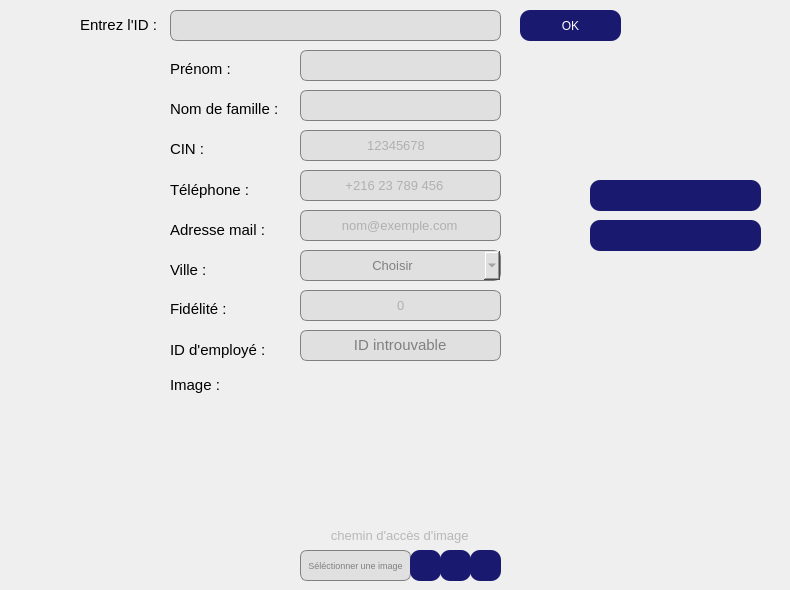
   <widget class="QWidget" name="tab">
    <attribute name="title">
     <string>MODIFIER</string>
    </attribute>
    <widget class="QLineEdit" name="lineEdit_id_a_mod">
     <property name="geometry">
      <rect>
       <x>170</x>
       <y>10</y>
       <width>331</width>
       <height>31</height>
      </rect>
     </property>
     <property name="styleSheet">
      <string notr="true">QLineEdit {
	font: 10pt ;
    background-color: #e0e0e0; /* Couleur de fond par défaut */
    color: #808080; /* Couleur du texte par défaut (gris clair) */
    border: 1px solid #808080; /* Bordure grise par défaut */
    border-radius: 7px; /* Arrondir les coins par défaut */
   /* padding-left: 40px; /* Ajoute un espace à gauche */
    padding-right: 40px; /* Ajoute un espace à droite */

}

QLineEdit:focus {
    background-color: #fafad2; /* Nouvelle couleur de fond lorsque le lineEdit est en focus */
    color: #000000; /* Nouvelle couleur du texte lorsque le lineEdit est en focus (noir) */
    border-color: #D3D3D3; /* Nouvelle couleur de la bordure lorsque le lineEdit est en focus */
}
</string>
     </property>
    </widget>
    <widget class="QPushButton" name="pushButton_ok_modif">
     <property name="geometry">
      <rect>
       <x>520</x>
       <y>10</y>
       <width>101</width>
       <height>31</height>
      </rect>
     </property>
     <property name="styleSheet">
      <string notr="true">QPushButton {
	
	font: 12pt &quot;Century Gothic&quot;;
    background-color: #191970; /* Couleur de fond */
    color: #fff; /* Couleur du texte */
    border: none; /* Pas de bordure */
    border-radius: 10px; /* Arrondir les coins */
}

/* Style lorsque la souris survole le bouton */
QPushButton:hover {
	color: rgb(255, 255, 255);

background:#DAA520;
border: none;
}

/* Style lorsque le bouton est enfoncé */
QPushButton:pressed {
    background-color: #b8860b; /* Couleur de fond en cas d'appui */
    border: 1px solid #446cff; /* Bordure en cas d'appui */
}

/* Style lorsque le bouton est enfoncé et coché (utilisé pour les boutons à bascule) */
QPushButton:checked {
    background-color: #3761ff; /* Couleur de fond en cas de bouton coché */
    border: 1px solid #3761ff; /* Bordure en cas de bouton coché */
}




</string>
     </property>
     <property name="text">
      <string>OK</string>
     </property>
    </widget>
    <widget class="QLabel" name="label_41">
     <property name="geometry">
      <rect>
       <x>80</x>
       <y>10</y>
       <width>81</width>
       <height>31</height>
      </rect>
     </property>
     <property name="text">
      <string>&lt;html&gt;&lt;head/&gt;&lt;body&gt;&lt;p&gt;&lt;span style=&quot; font-size:11pt;&quot;&gt;Entrez l'ID : &lt;/span&gt;&lt;/p&gt;&lt;/body&gt;&lt;/html&gt;</string>
     </property>
    </widget>
    <widget class="QPushButton" name="pushButton_modifierAdherent">
     <property name="geometry">
      <rect>
       <x>590</x>
       <y>180</y>
       <width>171</width>
       <height>31</height>
      </rect>
     </property>
     <property name="styleSheet">
      <string notr="true">QPushButton {
	image: url(:/images/img/1708110620525.png);
	font: 12pt &quot;Century Gothic&quot;;
    background-color: #191970; /* Couleur de fond */
    color: #fff; /* Couleur du texte */
    border: none; /* Pas de bordure */
    border-radius: 10px; /* Arrondir les coins */
}

/* Style lorsque la souris survole le bouton */
QPushButton:hover {
	color: rgb(255, 255, 255);

background:#DAA520;
border: none;
}

/* Style lorsque le bouton est enfoncé */
QPushButton:pressed {
    background-color: #b8860b; /* Couleur de fond en cas d'appui */
    border: 1px solid #446cff; /* Bordure en cas d'appui */
}

/* Style lorsque le bouton est enfoncé et coché (utilisé pour les boutons à bascule) */
QPushButton:checked {
    background-color: #3761ff; /* Couleur de fond en cas de bouton coché */
    border: 1px solid #3761ff; /* Bordure en cas de bouton coché */
}




</string>
     </property>
     <property name="text">
      <string/>
     </property>
    </widget>
    <widget class="QPushButton" name="pushButton_ajouterImage_modif">
     <property name="geometry">
      <rect>
       <x>300</x>
       <y>550</y>
       <width>111</width>
       <height>31</height>
      </rect>
     </property>
     <property name="styleSheet">
      <string notr="true">
QPushButton {
	font: 7pt ;
    background-color: #e0e0e0; /* Couleur de fond par défaut */
    color: #808080; /* Couleur du texte par défaut (gris clair) */
    border: 1px solid #808080; /* Bordure grise par défaut */
    border-radius: 7px; /* Arrondir les coins par défaut */
}

/* Style lorsque la souris survole le bouton */
QPushButton:hover {
    background-color: #fafad2; /* Nouvelle couleur de fond lorsque le lineEdit est en focus */
    color: #000000; /* Nouvelle couleur du texte lorsque le lineEdit est en focus (noir) */
    border-color: #D3D3D3; /* Nouvelle couleur de la bordure lorsque le lineEdit est en focus */
}

/* Style lorsque le bouton est enfoncé */
QPushButton:pressed {
    background-color: #b8860b; /* Couleur de fond en cas d'appui */
    border: 1px solid #446cff; /* Bordure en cas d'appui */
}

/* Style lorsque le bouton est enfoncé et coché (utilisé pour les boutons à bascule) */
QPushButton:checked {
    background-color: #3761ff; /* Couleur de fond en cas de bouton coché */
    border: 1px solid #3761ff; /* Bordure en cas de bouton coché */
}




</string>
     </property>
     <property name="text">
      <string>Séléctionner une image</string>
     </property>
    </widget>
    <widget class="QLineEdit" name="lineEdit_prenom_modiff">
     <property name="geometry">
      <rect>
       <x>300</x>
       <y>50</y>
       <width>201</width>
       <height>31</height>
      </rect>
     </property>
     <property name="styleSheet">
      <string notr="true">QLineEdit {
	font: 10pt ;
    background-color: #e0e0e0; /* Couleur de fond par défaut */
    color: #808080; /* Couleur du texte par défaut (gris clair) */
    border: 1px solid #808080; /* Bordure grise par défaut */
    border-radius: 7px; /* Arrondir les coins par défaut */
    padding-left: 10px; /* Ajoute un espace à gauche */

}

QLineEdit:focus {
    background-color: #fafad2; /* Nouvelle couleur de fond lorsque le lineEdit est en focus */
    color: #000000; /* Nouvelle couleur du texte lorsque le lineEdit est en focus (noir) */
    border-color: #D3D3D3; /* Nouvelle couleur de la bordure lorsque le lineEdit est en focus */
}
</string>
     </property>
    </widget>
    <widget class="QComboBox" name="comboBox_ville_modif">
     <property name="geometry">
      <rect>
       <x>300</x>
       <y>250</y>
       <width>201</width>
       <height>31</height>
      </rect>
     </property>
     <property name="styleSheet">
      <string notr="true">QComboBox {
	font: 10pt ;
    background-color: #e0e0e0; /* Couleur de fond par défaut */
    color: #808080; /* Couleur du texte par défaut (gris clair) */
    border: 1px solid #808080; /* Bordure grise par défaut */
    border-radius: 7px; /* Arrondir les coins par défaut */
    padding-left: 10px; /* Ajoute un espace à gauche */

}

QComboBox:focus {
    background-color: #fafad2; /* Nouvelle couleur de fond lorsque le lineEdit est en focus */
    color: #000000; /* Nouvelle couleur du texte lorsque le lineEdit est en focus (noir) */
    border-color: #D3D3D3; /* Nouvelle couleur de la bordure lorsque le lineEdit est en focus */
}

</string>
     </property>
     <property name="currentText">
      <string>                 Choisir</string>
     </property>
     <property name="frame">
      <bool>true</bool>
     </property>
     <item>
      <property name="text">
       <string>                 Choisir</string>
      </property>
     </item>
     <item>
      <property name="text">
       <string>Ariana</string>
      </property>
     </item>
     <item>
      <property name="text">
       <string>Manouba</string>
      </property>
     </item>
     <item>
      <property name="text">
       <string>Tunis</string>
      </property>
     </item>
     <item>
      <property name="text">
       <string>Ben Arous</string>
      </property>
     </item>
     <item>
      <property name="text">
       <string>Kairouane</string>
      </property>
     </item>
     <item>
      <property name="text">
       <string>kasserine</string>
      </property>
     </item>
     <item>
      <property name="text">
       <string>Seliana</string>
      </property>
     </item>
     <item>
      <property name="text">
       <string>Beja</string>
      </property>
     </item>
     <item>
      <property name="text">
       <string>Jendouba</string>
      </property>
     </item>
     <item>
      <property name="text">
       <string>Tataouine</string>
      </property>
     </item>
     <item>
      <property name="text">
       <string>Sfax</string>
      </property>
     </item>
     <item>
      <property name="text">
       <string>Monastir</string>
      </property>
     </item>
     <item>
      <property name="text">
       <string>Sousse</string>
      </property>
     </item>
     <item>
      <property name="text">
       <string>Nabeul</string>
      </property>
     </item>
     <item>
      <property name="text">
       <string>Gabes</string>
      </property>
     </item>
     <item>
      <property name="text">
       <string>Kebili</string>
      </property>
     </item>
     <item>
      <property name="text">
       <string>Tozeur</string>
      </property>
     </item>
     <item>
      <property name="text">
       <string>Mednine</string>
      </property>
     </item>
     <item>
      <property name="text">
       <string>Gafsa</string>
      </property>
     </item>
     <item>
      <property name="text">
       <string>Bizerte</string>
      </property>
     </item>
     <item>
      <property name="text">
       <string>Kef</string>
      </property>
     </item>
     <item>
      <property name="text">
       <string>Sidi Bouzid</string>
      </property>
     </item>
     <item>
      <property name="text">
       <string>Mahdia</string>
      </property>
     </item>
     <item>
      <property name="text">
       <string>Zaghouan</string>
      </property>
     </item>
    </widget>
    <widget class="QLineEdit" name="lineEdit_nom_modif">
     <property name="geometry">
      <rect>
       <x>300</x>
       <y>90</y>
       <width>201</width>
       <height>31</height>
      </rect>
     </property>
     <property name="styleSheet">
      <string notr="true">QLineEdit {
	font: 10pt ;
    background-color: #e0e0e0; /* Couleur de fond par défaut */
    color: #808080; /* Couleur du texte par défaut (gris clair) */
    border: 1px solid #808080; /* Bordure grise par défaut */
    border-radius: 7px; /* Arrondir les coins par défaut */
    padding-left: 10px; /* Ajoute un espace à gauche */

}

QLineEdit:focus {
    background-color: #fafad2; /* Nouvelle couleur de fond lorsque le lineEdit est en focus */
    color: #000000; /* Nouvelle couleur du texte lorsque le lineEdit est en focus (noir) */
    border-color: #D3D3D3; /* Nouvelle couleur de la bordure lorsque le lineEdit est en focus */
}
</string>
     </property>
    </widget>
    <widget class="QLabel" name="label_30">
     <property name="geometry">
      <rect>
       <x>170</x>
       <y>100</y>
       <width>131</width>
       <height>16</height>
      </rect>
     </property>
     <property name="text">
      <string>&lt;html&gt;&lt;head/&gt;&lt;body&gt;&lt;p&gt;&lt;span style=&quot; font-size:11pt;&quot;&gt;Nom de famille : &lt;/span&gt;&lt;/p&gt;&lt;/body&gt;&lt;/html&gt;</string>
     </property>
    </widget>
    <widget class="QLabel" name="label_24">
     <property name="geometry">
      <rect>
       <x>170</x>
       <y>180</y>
       <width>81</width>
       <height>21</height>
      </rect>
     </property>
     <property name="text">
      <string>&lt;html&gt;&lt;head/&gt;&lt;body&gt;&lt;p&gt;&lt;span style=&quot; font-size:11pt;&quot;&gt;Téléphone : &lt;/span&gt;&lt;/p&gt;&lt;/body&gt;&lt;/html&gt;</string>
     </property>
    </widget>
    <widget class="QLineEdit" name="lineEdit_num_tel_modif">
     <property name="geometry">
      <rect>
       <x>300</x>
       <y>170</y>
       <width>201</width>
       <height>31</height>
      </rect>
     </property>
     <property name="styleSheet">
      <string notr="true">QLineEdit {
	font: 10pt ;
    background-color: #e0e0e0; /* Couleur de fond par défaut */
    color: #808080; /* Couleur du texte par défaut (gris clair) */
    border: 1px solid #808080; /* Bordure grise par défaut */
    border-radius: 7px; /* Arrondir les coins par défaut */
    padding-left: 10px; /* Ajoute un espace à gauche */

}

QLineEdit:focus {
    background-color: #fafad2; /* Nouvelle couleur de fond lorsque le lineEdit est en focus */
    color: #000000; /* Nouvelle couleur du texte lorsque le lineEdit est en focus (noir) */
    border-color: #D3D3D3; /* Nouvelle couleur de la bordure lorsque le lineEdit est en focus */
}
</string>
     </property>
     <property name="placeholderText">
      <string>         +216 23 789 456</string>
     </property>
    </widget>
    <widget class="QLineEdit" name="lineEdit_cin_modif">
     <property name="geometry">
      <rect>
       <x>300</x>
       <y>130</y>
       <width>201</width>
       <height>31</height>
      </rect>
     </property>
     <property name="styleSheet">
      <string notr="true">QLineEdit {
	font: 10pt ;
    background-color: #e0e0e0; /* Couleur de fond par défaut */
    color: #808080; /* Couleur du texte par défaut (gris clair) */
    border: 1px solid #808080; /* Bordure grise par défaut */
    border-radius: 7px; /* Arrondir les coins par défaut */
    padding-left: 10px; /* Ajoute un espace à gauche */

}

QLineEdit:focus {
    background-color: #fafad2; /* Nouvelle couleur de fond lorsque le lineEdit est en focus */
    color: #000000; /* Nouvelle couleur du texte lorsque le lineEdit est en focus (noir) */
    border-color: #D3D3D3; /* Nouvelle couleur de la bordure lorsque le lineEdit est en focus */
}
</string>
     </property>
     <property name="maxLength">
      <number>8</number>
     </property>
     <property name="placeholderText">
      <string>               12345678</string>
     </property>
    </widget>
    <widget class="QLabel" name="label_35">
     <property name="geometry">
      <rect>
       <x>170</x>
       <y>140</y>
       <width>81</width>
       <height>16</height>
      </rect>
     </property>
     <property name="text">
      <string>&lt;html&gt;&lt;head/&gt;&lt;body&gt;&lt;p&gt;&lt;span style=&quot; font-size:11pt;&quot;&gt;CIN : &lt;/span&gt;&lt;/p&gt;&lt;/body&gt;&lt;/html&gt;</string>
     </property>
    </widget>
    <widget class="QLabel" name="label_36">
     <property name="geometry">
      <rect>
       <x>170</x>
       <y>220</y>
       <width>101</width>
       <height>21</height>
      </rect>
     </property>
     <property name="styleSheet">
      <string notr="true"/>
     </property>
     <property name="text">
      <string>&lt;html&gt;&lt;head/&gt;&lt;body&gt;&lt;p&gt;&lt;span style=&quot; font-size:11pt;&quot;&gt;Adresse mail :&lt;/span&gt;&lt;/p&gt;&lt;/body&gt;&lt;/html&gt;</string>
     </property>
    </widget>
    <widget class="QLabel" name="label_39">
     <property name="geometry">
      <rect>
       <x>170</x>
       <y>300</y>
       <width>81</width>
       <height>16</height>
      </rect>
     </property>
     <property name="text">
      <string>&lt;html&gt;&lt;head/&gt;&lt;body&gt;&lt;p&gt;&lt;span style=&quot; font-size:11pt;&quot;&gt;Fidélité : &lt;/span&gt;&lt;/p&gt;&lt;/body&gt;&lt;/html&gt;</string>
     </property>
    </widget>
    <widget class="QLabel" name="label_40">
     <property name="geometry">
      <rect>
       <x>170</x>
       <y>260</y>
       <width>81</width>
       <height>21</height>
      </rect>
     </property>
     <property name="text">
      <string>&lt;html&gt;&lt;head/&gt;&lt;body&gt;&lt;p&gt;&lt;span style=&quot; font-size:11pt;&quot;&gt;Ville : &lt;/span&gt;&lt;/p&gt;&lt;/body&gt;&lt;/html&gt;</string>
     </property>
    </widget>
    <widget class="QLineEdit" name="lineEdit_fidelite_modif">
     <property name="geometry">
      <rect>
       <x>300</x>
       <y>290</y>
       <width>201</width>
       <height>31</height>
      </rect>
     </property>
     <property name="styleSheet">
      <string notr="true">QLineEdit {
	font: 10pt ;
    background-color: #e0e0e0; /* Couleur de fond par défaut */
    color: #808080; /* Couleur du texte par défaut (gris clair) */
    border: 1px solid #808080; /* Bordure grise par défaut */
    border-radius: 7px; /* Arrondir les coins par défaut */
    padding-left: 94px; /* Ajoute un espace à gauche */
    padding-right: 60px; /* Ajoute un espace à droite */

}

QLineEdit:focus {
    background-color: #fafad2; /* Nouvelle couleur de fond lorsque le lineEdit est en focus */
    color: #000000; /* Nouvelle couleur du texte lorsque le lineEdit est en focus (noir) */
    border-color: #D3D3D3; /* Nouvelle couleur de la bordure lorsque le lineEdit est en focus */
}
</string>
     </property>
     <property name="placeholderText">
      <string>0</string>
     </property>
    </widget>
    <widget class="QLineEdit" name="lineEdit_email_modif">
     <property name="geometry">
      <rect>
       <x>300</x>
       <y>210</y>
       <width>201</width>
       <height>31</height>
      </rect>
     </property>
     <property name="styleSheet">
      <string notr="true">QLineEdit {
	font: 10pt ;
    background-color: #e0e0e0; /* Couleur de fond par défaut */
    color: #808080; /* Couleur du texte par défaut (gris clair) */
    border: 1px solid #808080; /* Bordure grise par défaut */
    border-radius: 7px; /* Arrondir les coins par défaut */
    padding-left: 10px; /* Ajoute un espace à gauche */

}

QLineEdit:focus {
    background-color: #fafad2; /* Nouvelle couleur de fond lorsque le lineEdit est en focus */
    color: #000000; /* Nouvelle couleur du texte lorsque le lineEdit est en focus (noir) */
    border-color: #D3D3D3; /* Nouvelle couleur de la bordure lorsque le lineEdit est en focus */
}
</string>
     </property>
     <property name="placeholderText">
      <string>        nom@exemple.com</string>
     </property>
    </widget>
    <widget class="QLabel" name="label_42">
     <property name="geometry">
      <rect>
       <x>170</x>
       <y>370</y>
       <width>81</width>
       <height>31</height>
      </rect>
     </property>
     <property name="text">
      <string>&lt;html&gt;&lt;head/&gt;&lt;body&gt;&lt;p&gt;&lt;span style=&quot; font-size:11pt;&quot;&gt;Image : &lt;/span&gt;&lt;/p&gt;&lt;/body&gt;&lt;/html&gt;</string>
     </property>
    </widget>
    <widget class="QLineEdit" name="lineEdit_cheminImage_modif">
     <property name="geometry">
      <rect>
       <x>300</x>
       <y>520</y>
       <width>341</width>
       <height>31</height>
      </rect>
     </property>
     <property name="styleSheet">
      <string notr="true">QLineEdit {
	font: 10pt ;
    /*background-color: #e0e0e0; *//* Couleur de fond par défaut */
    background-color: transparent; /* Couleur de fond par défaut */
    color: #808080; /* Couleur du texte par défaut (gris clair) */
    /*border: 1px solid #808080;*/ /* Bordure grise par défaut */
    border: none; /* Bordure grise par défaut */
}


QLineEdit:focus {
    background-color: #fafad2; /* Nouvelle couleur de fond lorsque le lineEdit est en focus */
    color: #000000; /* Nouvelle couleur du texte lorsque le lineEdit est en focus (noir) */
    border-color: #D3D3D3; /* Nouvelle couleur de la bordure lorsque le lineEdit est en focus */
}
</string>
     </property>
     <property name="placeholderText">
      <string>        chemin d'accès d'image</string>
     </property>
    </widget>
    <widget class="QLabel" name="label_44">
     <property name="geometry">
      <rect>
       <x>170</x>
       <y>60</y>
       <width>81</width>
       <height>16</height>
      </rect>
     </property>
     <property name="text">
      <string>&lt;html&gt;&lt;head/&gt;&lt;body&gt;&lt;p&gt;&lt;span style=&quot; font-size:11pt;&quot;&gt;Prénom : &lt;/span&gt;&lt;/p&gt;&lt;/body&gt;&lt;/html&gt;</string>
     </property>
    </widget>
    <widget class="QLabel" name="imageLabel_modif">
     <property name="geometry">
      <rect>
       <x>300</x>
       <y>370</y>
       <width>201</width>
       <height>151</height>
      </rect>
     </property>
     <property name="styleSheet">
      <string notr="true"/>
     </property>
     <property name="text">
      <string/>
     </property>
    </widget>
    <widget class="QLabel" name="imageLabel_modif_2">
     <property name="geometry">
      <rect>
       <x>300</x>
       <y>370</y>
       <width>201</width>
       <height>151</height>
      </rect>
     </property>
     <property name="cursor">
      <cursorShape>ForbiddenCursor</cursorShape>
     </property>
     <property name="styleSheet">
      <string notr="true"/>
     </property>
     <property name="text">
      <string/>
     </property>
     <property name="pixmap">
      <pixmap resource="profil_image.qrc">:/image_profil/img/image_unknown.jpg</pixmap>
     </property>
     <property name="scaledContents">
      <bool>true</bool>
     </property>
    </widget>
    <widget class="QPushButton" name="pushButton_refresh_modification">
     <property name="geometry">
      <rect>
       <x>590</x>
       <y>220</y>
       <width>171</width>
       <height>31</height>
      </rect>
     </property>
     <property name="styleSheet">
      <string notr="true">QPushButton {
	font: 12pt &quot;Century Gothic&quot;;
	image: url(:/images/img/Picsart_24-02-16_20-03-29-572.png);
    background-color: #191970; /* Couleur de fond */
    color: #fff; /* Couleur du texte */
    border: none; /* Pas de bordure */
    border-radius: 10px; /* Arrondir les coins */
}

/* Style lorsque la souris survole le bouton */
QPushButton:hover {
	color: rgb(255, 255, 255);

background:#DAA520;
border: none;
}

/* Style lorsque le bouton est enfoncé */
QPushButton:pressed {
    background-color: #b8860b; /* Couleur de fond en cas d'appui */
    border: 1px solid #446cff; /* Bordure en cas d'appui */
}

/* Style lorsque le bouton est enfoncé et coché (utilisé pour les boutons à bascule) */
QPushButton:checked {
    background-color: #3761ff; /* Couleur de fond en cas de bouton coché */
    border: 1px solid #3761ff; /* Bordure en cas de bouton coché */
}




</string>
     </property>
     <property name="text">
      <string/>
     </property>
    </widget>
    <widget class="QPushButton" name="pushButton_Stop_Camera_modif">
     <property name="geometry">
      <rect>
       <x>470</x>
       <y>550</y>
       <width>31</width>
       <height>31</height>
      </rect>
     </property>
     <property name="styleSheet">
      <string notr="true">QPushButton {
	font: 12pt &quot;Century Gothic&quot;;
	image: url(:/cam/img/stop_cameraa.png);
    background-color: #191970; /* Couleur de fond */
    color: #fff; /* Couleur du texte */
    border: none; /* Pas de bordure */
    border-radius: 10px; /* Arrondir les coins */
}

/* Style lorsque la souris survole le bouton */
QPushButton:hover {
	color: rgb(255, 255, 255);

background:#DAA520;
border: none;
}

/* Style lorsque le bouton est enfoncé */
QPushButton:pressed {
    background-color: #b8860b; /* Couleur de fond en cas d'appui */
    border: 1px solid #446cff; /* Bordure en cas d'appui */
}

/* Style lorsque le bouton est enfoncé et coché (utilisé pour les boutons à bascule) */
QPushButton:checked {
    background-color: #3761ff; /* Couleur de fond en cas de bouton coché */
    border: 1px solid #3761ff; /* Bordure en cas de bouton coché */
}




</string>
     </property>
     <property name="text">
      <string/>
     </property>
    </widget>
    <widget class="QPushButton" name="pushButton_Image_Capture_modif">
     <property name="geometry">
      <rect>
       <x>440</x>
       <y>550</y>
       <width>31</width>
       <height>31</height>
      </rect>
     </property>
     <property name="styleSheet">
      <string notr="true">QPushButton {
	/*image: url(:/camera/img/capture_image.png);*/
	image: url(:/cam/img/capture_imagee.png);
	font: 12pt &quot;Century Gothic&quot;;
    background-color: #191970; /* Couleur de fond */
    color: #fff; /* Couleur du texte */
    border: none; /* Pas de bordure */
    border-radius: 10px; /* Arrondir les coins */
}

/* Style lorsque la souris survole le bouton */
QPushButton:hover {
	color: rgb(255, 255, 255);

background:#DAA520;
border: none;
}

/* Style lorsque le bouton est enfoncé */
QPushButton:pressed {
    background-color: #b8860b; /* Couleur de fond en cas d'appui */
    border: 1px solid #446cff; /* Bordure en cas d'appui */
}

/* Style lorsque le bouton est enfoncé et coché (utilisé pour les boutons à bascule) */
QPushButton:checked {
    background-color: #3761ff; /* Couleur de fond en cas de bouton coché */
    border: 1px solid #3761ff; /* Bordure en cas de bouton coché */
}




</string>
     </property>
     <property name="text">
      <string/>
     </property>
    </widget>
    <widget class="QPushButton" name="pushButton_Start_Camera_modif">
     <property name="geometry">
      <rect>
       <x>410</x>
       <y>550</y>
       <width>31</width>
       <height>31</height>
      </rect>
     </property>
     <property name="styleSheet">
      <string notr="true">QPushButton {
	image: url(:/camera/img/start_camera.png);
	font: 12pt &quot;Century Gothic&quot;;
    background-color: #191970; /* Couleur de fond */
    color: #fff; /* Couleur du texte */
    border: none; /* Pas de bordure */
    border-radius: 10px; /* Arrondir les coins */
}

/* Style lorsque la souris survole le bouton */
QPushButton:hover {
	color: rgb(255, 255, 255);

background:#DAA520;
border: none;
}

/* Style lorsque le bouton est enfoncé */
QPushButton:pressed {
    background-color: #b8860b; /* Couleur de fond en cas d'appui */
    border: 1px solid #446cff; /* Bordure en cas d'appui */
}

/* Style lorsque le bouton est enfoncé et coché (utilisé pour les boutons à bascule) */
QPushButton:checked {
    background-color: #3761ff; /* Couleur de fond en cas de bouton coché */
    border: 1px solid #3761ff; /* Bordure en cas de bouton coché */
}




</string>
     </property>
     <property name="text">
      <string/>
     </property>
    </widget>
    <widget class="QCameraViewfinder" name="widget_Camera_View_modif" native="true">
     <property name="geometry">
      <rect>
       <x>530</x>
       <y>300</y>
       <width>251</width>
       <height>151</height>
      </rect>
     </property>
    </widget>
    <widget class="QLabel" name="label_38">
     <property name="geometry">
      <rect>
       <x>170</x>
       <y>340</y>
       <width>101</width>
       <height>21</height>
      </rect>
     </property>
     <property name="text">
      <string>&lt;html&gt;&lt;head/&gt;&lt;body&gt;&lt;p&gt;&lt;span style=&quot; font-size:11pt;&quot;&gt;ID d'employé : &lt;/span&gt;&lt;/p&gt;&lt;/body&gt;&lt;/html&gt;</string>
     </property>
    </widget>
    <widget class="QLabel" name="label_id_employe_join_modif">
     <property name="geometry">
      <rect>
       <x>300</x>
       <y>330</y>
       <width>201</width>
       <height>31</height>
      </rect>
     </property>
     <property name="styleSheet">
      <string notr="true">font: 10pt;
background-color: #e0e0e0;
color: #808080;
/* Couleur du texte par défaut (gris clair) */
border: 1px solid #808080;
border-radius: 7px;
text-align: center; /* Centrer le texte */
</string>
     </property>
     <property name="text">
      <string>&lt;html&gt;
&lt;head&gt;&lt;/head&gt;
&lt;body&gt;
    &lt;p style=&quot;text-align: center;&quot;&gt;
        &lt;span style=&quot;font-size: 11pt;&quot;&gt;ID introuvable&lt;/span&gt;
    &lt;/p&gt;
&lt;/body&gt;
&lt;/html&gt;
</string>
     </property>
    </widget>
   </widget>
